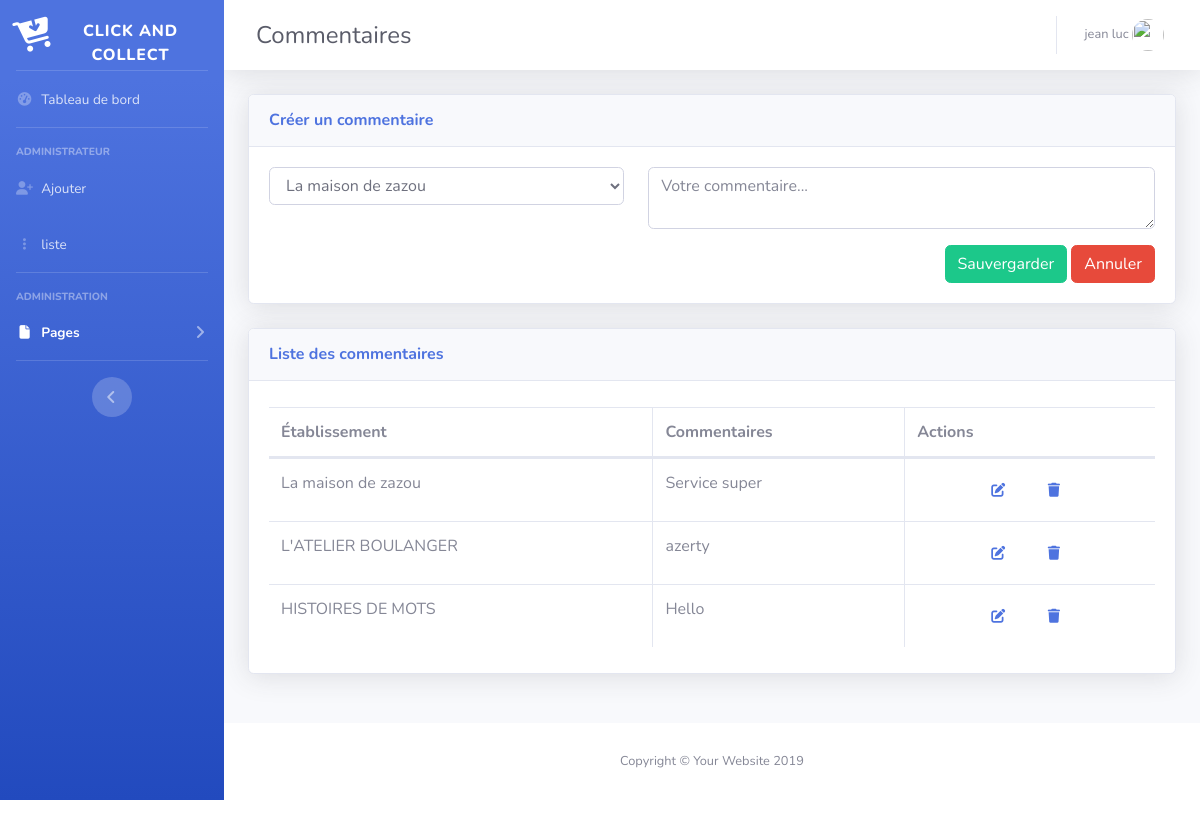
The app's page /admin/commentaire.php (signed in) with its own data.
### tables this page shows
CREATE TABLE `utilisateur` (
  `nom` varchar(42) NOT NULL,
  `prenom` varchar(42) NOT NULL,
  `login` varchar(42) NOT NULL,
  `mdp` varchar(42) NOT NULL,
  `id_acces` int(11) NOT NULL
);

CREATE TABLE `commentaire` (
  `id_comments` int(11) NOT NULL,
  `id_eta` int(11) DEFAULT NULL,
  `texte` text DEFAULT NULL
);

CREATE TABLE `etablissement` (
  `id_eta` int(11) NOT NULL,
  `nom_eta` varchar(42) DEFAULT NULL,
  `photo` varchar(42) DEFAULT NULL,
  `adresse` varchar(42) DEFAULT NULL,
  `numero` varchar(20) DEFAULT NULL,
  `email` varchar(42) DEFAULT NULL,
  `description` text DEFAULT NULL,
  `login` varchar(42) DEFAULT NULL,
  `id_cat` int(11) DEFAULT NULL,
  `lien` varchar(300) DEFAULT NULL
);

### admin/commentaire.php (the view, shortened to what this page needs)
<?php
    $db = Database::connect();
    $recup = $db-> prepare("SELECT * FROM utilisateur WHERE login=?");
    $recup->execute(array($_SESSION['use']));
    $affiche = $recup->fetch();
    if (isset($_SESSION['CONNECT']) AND $_SESSION['CONNECT']=='OK'){
?>
<!DOCTYPE html>
<html lang="fr">
<head>
    <link href="vendor/fontawesome-free/css/all.min.css" rel="stylesheet" type="text/css">
    <link href="css/sb-admin-2.min.css" rel="stylesheet">
    <link href="vendor/datatables/dataTables.bootstrap4.min.css" rel="stylesheet">
</head>
<body id="page-top">
    <div id="wrapper">
        <ul class="navbar-nav bg-gradient-primary sidebar sidebar-dark accordion" id="accordionSidebar">
            <a class="sidebar-brand d-flex align-items-center justify-content-center" href="index.php">
                <div class="sidebar-brand-icon rotate-n-15">
                    <i class="fas fa-cart-arrow-down"></i>
                </div>
                <div class="sidebar-brand-text mt-3">Click And Collect </div>
            </a>
            <hr class="sidebar-divider my-0">
            <li class="nav-item">
                <a class="nav-link" href="index.php">
                    <i class="fas fa-fw fa-tachometer-alt"></i>
                    <span>Tableau de bord</span></a>
            </li>
            <hr class="sidebar-divider">
            <div class="sidebar-heading">
                Administrateur
            </div>
            <li class="nav-item">
                <a class="nav-link collapsed" href="register.php">
                    <i class="fas fa-fw fa-user-plus"></i>
                    <span> Ajouter </span>
                </a>
            </li>
            <li class="nav-item">
                <a class="nav-link collapsed" href="list_admin.php">
                    <i class="fas fa-fw fas fa-ellipsis-v"></i>
                    <span> liste </span>
                </a>
            </li>
            <hr class="sidebar-divider">
            <div class="sidebar-heading">
                Administration
            </div>
            <li class="nav-item active">
                <a class="nav-link collapsed" href="#" data-toggle="collapse" data-target="#collapsePages" aria-expanded="true" aria-controls="collapsePages">
                    <i class="fas fa-fw fa-file"></i>
                    <span>Pages</span>
                </a>
            </li>
            <hr class="sidebar-divider d-none d-md-block">
            <div class="text-center d-none d-md-inline">
                <button class="rounded-circle border-0" id="sidebarToggle"></button>
            </div>
        </ul>
        <div id="content-wrapper" class="d-flex flex-column">
            <div id="content">
                <nav class="navbar navbar-expand navbar-light bg-white topbar mb-4 static-top shadow">
                    <form class="d-none d-sm-inline-block form-inline mr-auto ml-md-3 my-2 my-md-0 mw-100 navbar-search">
                        <div class="input-group">
                            <div class="d-sm-flex align-items-center justify-content-between mb-4">
                                <h1 class="h4 mb-0 text-gray-800 mt-4">Commentaires</h1>
                            </div>
                        </div>
                    </form>
                    <ul class="navbar-nav ml-auto">
                        <li class="nav-item dropdown no-arrow">
                            <a class="nav-link dropdown-toggle" href="#" id="userDropdown" role="button" data-toggle="dropdown" aria-haspopup="true" aria-expanded="false">
                                <span class="mr-2 d-none d-lg-inline text-gray-600 small"> <?= $affiche['nom'].' '.$affiche['prenom']; ?>
                                <img class="img-profile rounded-circle" src="https://www.ideaelan.com/images/uploads/2016/11/super-admin-icon.jpg">
                            </a>
                        </li>
                    </ul>
                </nav>
                <div class="container-fluid">
                    <div class="card shadow mb-4">
                        <div class="card-header py-3">
                            <h6 class="m-0 font-weight-bold text-primary">Créer un commentaire</h6>
                        </div>
                        <form action="traitement_comments.php" method="post">
                            <div class="card-body">
                                <div class="row mb-3">
                                    <div class="col-lg-5 col-md-5 col-sm-12">
                                        <div class="input-group">
                                            <select name="etat" id="eta" class="form-control">
                                            <?php
                                                                try
                                                            {
                                                               $bdd = new PDO('mysql:host=localhost;dbname=clickandcollect', 'root', '');
                                                           }
                                                           catch(Exception $e)
                                                           {
                                                              die('Erreur : '.$e->getMessage());
                                                            }
                                                                $reponse = $bdd->query('SELECT * FROM etablissement');
                                                                while ($donnees = $reponse->fetch())
                                                                {?>
                                                                <option value="<?php echo $donnees['id_eta']; ?>"><?php echo $donnees['nom_eta']; ?></option>
                                                                <?php } ?>
                                            </select>
                                        </div>
                                    </div>
                                    <div class="col-lg-7 col-md-7 col-sm-12">
                                        <div class="input-group">
                                            <textarea class="form-control" type="text" name="nom" placeholder="Votre commentaire..."></textarea>
                                        </div>
                                    </div>
                                </div>
                                <div class="row">
                                    <div class="col-lg-6"></div>
                                    <div class="col-lg-6 col-md-6 col-sm-12 text-right">
                                        <button type="submit" class="btn btn-success">Sauvergarder</button>
                                        <button type="reset" class="btn btn-danger" data-dismiss="modal">Annuler</button>
                                    </div>
                                </div>
                            </div>
                        </form>
                    </div>
                </div>
                <div class="container-fluid">
                    <div class="card shadow mb-4">
                        <div class="card-header py-3">
                            <h6 class="m-0 font-weight-bold text-primary">Liste des commentaires</h6>
                        </div>
                        <div class="card-body">
                            <div class="table-responsive">
                                <table class="table table-bordered" id="dataTable" width="100%" cellspacing="0">
                                    <thead>
                                        <tr>
                                            <th>Établissement</th>
                                            <th>Commentaires</th>
                                            <th>Actions</th>
                                        </tr>
                                    </thead>
                                    <tbody>
                                    <?php
                                        try
                                        {
                                            $bdd = new PDO('mysql:host=localhost;dbname=clickandcollect', 'root', '');
                                        }
                                        catch(Exception $e)
                                        {
                                            die('Erreur : '.$e->getMessage());
                                        }
                                        $reponse = $bdd->query('SELECT nom_eta,texte FROM commentaire inner join etablissement ON commentaire.id_eta=etablissement.id_eta');
                                        ?>
                                        <?php
                                        while($donnees = $reponse->fetch()){
                                        ?>
                                        <tr>
                                            <td><?php echo $donnees['nom_eta'];?></td>
                                            <td><?php echo $donnees['texte'];?></td>
                                            <td class="text-center">
                                                <button class="btn btn-link" data-toggle="modal" data-target="#inlineForm"><i class="fas fa-edit fa-sm fa-fw mr-2 fa-2x"></i></button>
                                                <button class="btn btn-link" data-toggle="modal" data-toggle="modal" data-target="#warning"><a href="traitement_delete_cmts.php?msg=<?php echo $donnees['texte']; ?>"><i class="fas fa-trash fa-sm fa-fw mr-2 fa-2x"></i></a></button>
                                            </td>
                                        </tr>
                                        <?php
                                            }
                                        ?>
                                    </tbody>
                                </table>
                            </div>
                        </div>
                    </div>
                </div>
            </div>
            <footer class="sticky-footer bg-white">
                <div class="container my-auto">
                    <div class="copyright text-center my-auto">
                        <span>Copyright &copy; Your Website 2019</span>
                    </div>
                </div>
            </footer>
        </div>
    </div>
</body>
</html>
<?php
    }
    else
    {
        header("location:login.php");
    }
?>

### records on screen
utilisateur: nom "jean", prenom "luc"
commentaire: id_eta.nom_eta "La maison de zazou", texte "Service super"
commentaire: id_eta.nom_eta "L'ATELIER BOULANGER", texte "azerty"
commentaire: id_eta.nom_eta "HISTOIRES DE MOTS", texte "Hello"

### other values on screen
form field etat "La maison de zazou"
